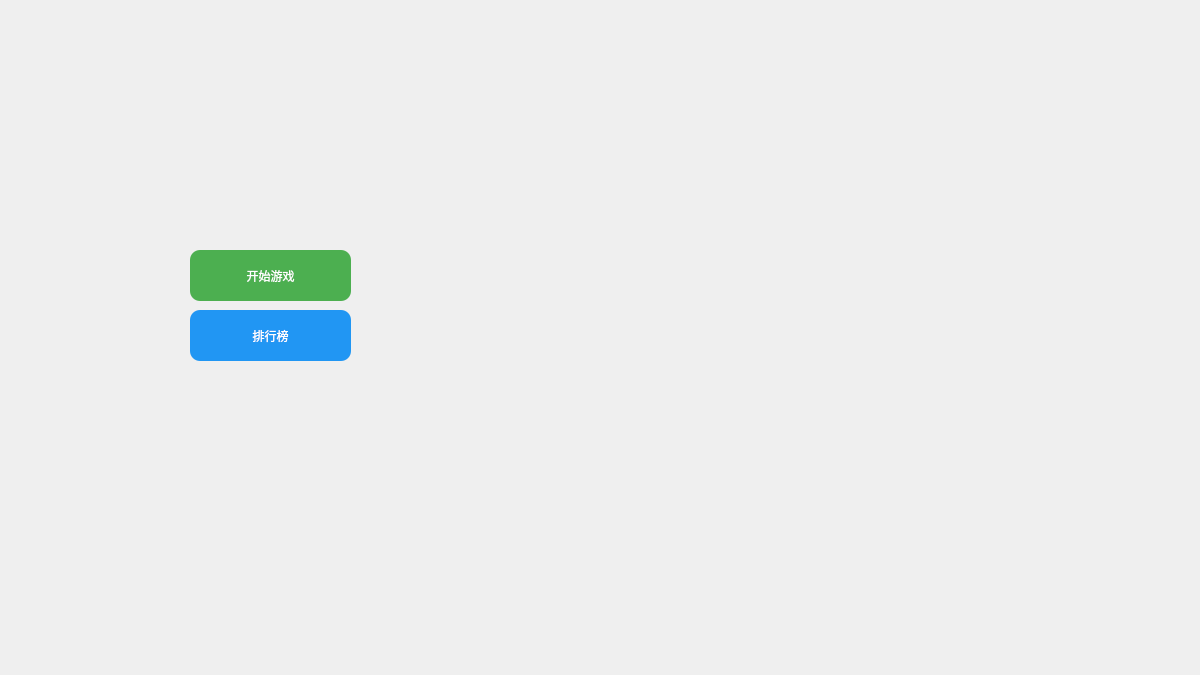
<?xml version="1.0" encoding="UTF-8"?>
<ui version="4.0">
 <class>Mainmenu</class>
 <widget class="QWidget" name="Mainmenu">
  <property name="geometry">
   <rect>
    <x>0</x>
    <y>0</y>
    <width>1200</width>
    <height>675</height>
   </rect>
  </property>
  <property name="windowTitle">
   <string>Form</string>
  </property>
  <widget class="QPushButton" name="begin">
   <property name="enabled">
    <bool>true</bool>
   </property>
   <property name="geometry">
    <rect>
     <x>190</x>
     <y>250</y>
     <width>161</width>
     <height>51</height>
    </rect>
   </property>
   <property name="mouseTracking">
    <bool>true</bool>
   </property>
   <property name="toolTipDuration">
    <number>-8</number>
   </property>
   <property name="styleSheet">
    <string notr="true">QPushButton {
    background-color: #4CAF50;
    color: white;
    font:  16pt &quot;华文彩云&quot;;
    border-radius: 10px;
    padding: 8px 16px;
}
QPushButton:hover {
    background-color: #45a049;
}
QPushButton:pressed {
    background-color: #3d8b40;
}</string>
   </property>
   <property name="text">
    <string>开始游戏</string>
   </property>
   <property name="shortcut">
    <string notr="true"/>
   </property>
   <property name="checkable">
    <bool>false</bool>
   </property>
   <property name="autoDefault">
    <bool>false</bool>
   </property>
   <property name="default">
    <bool>false</bool>
   </property>
   <property name="flat">
    <bool>false</bool>
   </property>
  </widget>
  <widget class="QLabel" name="bg">
   <property name="geometry">
    <rect>
     <x>0</x>
     <y>0</y>
     <width>1200</width>
     <height>675</height>
    </rect>
   </property>
   <property name="text">
    <string/>
   </property>
   <property name="pixmap">
    <pixmap resource="resource.qrc">:/imgs/img/ui/welcome.png</pixmap>
   </property>
  </widget>
  <widget class="QPushButton" name="showScoreTableButton">
   <property name="geometry">
    <rect>
     <x>190</x>
     <y>310</y>
     <width>161</width>
     <height>51</height>
    </rect>
   </property>
   <property name="toolTip">
    <string>&lt;html&gt;&lt;head/&gt;&lt;body&gt;&lt;p&gt;&lt;/p&gt;&lt;/body&gt;&lt;/html&gt;</string>
   </property>
   <property name="styleSheet">
    <string notr="true">QPushButton {
    background-color: #2196F3;
    color: white;
    font:  16pt &quot;华文彩云&quot;;
    border-radius: 10px;
    padding: 8px 16px;
}
QPushButton:hover {
    background-color: #1e88e5;
}
QPushButton:pressed {
    background-color: #1976d2;
}</string>
   </property>
   <property name="text">
    <string>排行榜</string>
   </property>
  </widget>
  <zorder>bg</zorder>
  <zorder>begin</zorder>
  <zorder>showScoreTableButton</zorder>
 </widget>
 <resources>
  <include location="resource.qrc"/>
 </resources>
 <connections/>
</ui>
